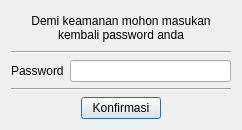
<?xml version="1.0" encoding="UTF-8"?>
<ui version="4.0">
 <class>RevokePasswordDialog</class>
 <widget class="QDialog" name="RevokePasswordDialog">
  <property name="geometry">
   <rect>
    <x>0</x>
    <y>0</y>
    <width>242</width>
    <height>130</height>
   </rect>
  </property>
  <property name="minimumSize">
   <size>
    <width>242</width>
    <height>130</height>
   </size>
  </property>
  <property name="maximumSize">
   <size>
    <width>242</width>
    <height>130</height>
   </size>
  </property>
  <property name="windowTitle">
   <string>Pertanyaan Keamanan</string>
  </property>
  <layout class="QVBoxLayout" name="verticalLayout">
   <item>
    <widget class="QLabel" name="label">
     <property name="text">
      <string>Demi keamanan mohon masukan kembali password anda</string>
     </property>
     <property name="alignment">
      <set>Qt::AlignmentFlag::AlignCenter</set>
     </property>
     <property name="wordWrap">
      <bool>true</bool>
     </property>
    </widget>
   </item>
   <item>
    <widget class="Line" name="line">
     <property name="orientation">
      <enum>Qt::Orientation::Horizontal</enum>
     </property>
    </widget>
   </item>
   <item>
    <layout class="QHBoxLayout" name="horizontalLayout">
     <item>
      <widget class="QLabel" name="label_2">
       <property name="text">
        <string>Password</string>
       </property>
      </widget>
     </item>
     <item>
      <widget class="QLineEdit" name="lineEdit">
       <property name="echoMode">
        <enum>QLineEdit::EchoMode::Password</enum>
       </property>
      </widget>
     </item>
    </layout>
   </item>
   <item>
    <widget class="Line" name="line_2">
     <property name="orientation">
      <enum>Qt::Orientation::Horizontal</enum>
     </property>
    </widget>
   </item>
   <item>
    <layout class="QHBoxLayout" name="horizontalLayout_2">
     <item>
      <spacer name="horizontalSpacer">
       <property name="orientation">
        <enum>Qt::Orientation::Horizontal</enum>
       </property>
       <property name="sizeHint" stdset="0">
        <size>
         <width>40</width>
         <height>20</height>
        </size>
       </property>
      </spacer>
     </item>
     <item>
      <widget class="QPushButton" name="konfirmasiButton">
       <property name="text">
        <string>Konfirmasi</string>
       </property>
      </widget>
     </item>
     <item>
      <spacer name="horizontalSpacer_2">
       <property name="orientation">
        <enum>Qt::Orientation::Horizontal</enum>
       </property>
       <property name="sizeHint" stdset="0">
        <size>
         <width>40</width>
         <height>20</height>
        </size>
       </property>
      </spacer>
     </item>
    </layout>
   </item>
  </layout>
 </widget>
 <resources/>
 <connections/>
</ui>
